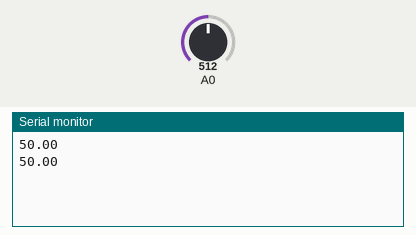
Bench run of a sketch on a simulated Arduino Uno, built with avr-gcc and run on an emulated ATmega328P. Parts: the last lines printed to the serial monitor. The inputs (shaded band) are chosen by the test bench; at power-on: A0 = 512.

Above: at 1.2 s.
1.3 s: A0 set to 716
At 2.6 s:
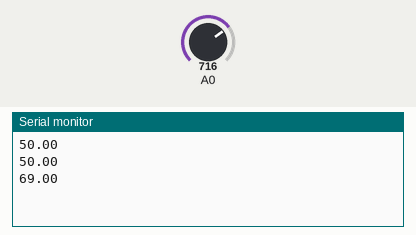
2.8 s: A0 set to 900
At 3.8 s:
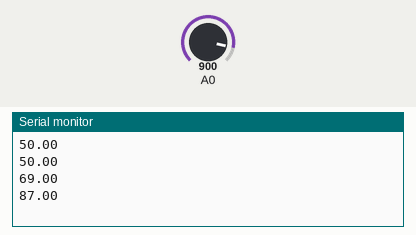
Timing chart, 0 to 5.8 s (numbered marks = the images above; inputs shaded):
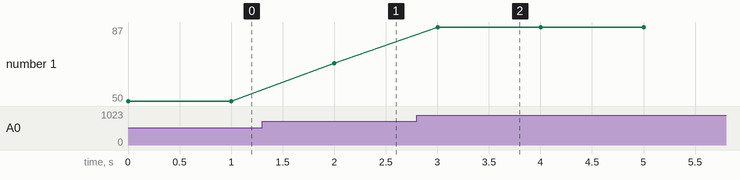

Measured:
- after the input at 1.3 s, the serial monitor: prints a new line after 0.70 s (image 1)
- after the input at 2.8 s, the serial monitor: prints a new line after 0.20 s (image 2)
- plotted number 1: 50 → 69 after the input at 1.3 s, 69 → 87 after the input at 2.8 s

The sketch:

ORBITALDEF.ino
```cpp
double luz;

void setup()
{
    pinMode(A0, INPUT);

  Serial.begin(9600);
  Serial.flush();
  while(Serial.available()>0)Serial.read();

}


void loop()
{

    luz = map(analogRead(A0),0,1023,0,100);
    Serial.println(luz);
    delay(1000);

}
```
